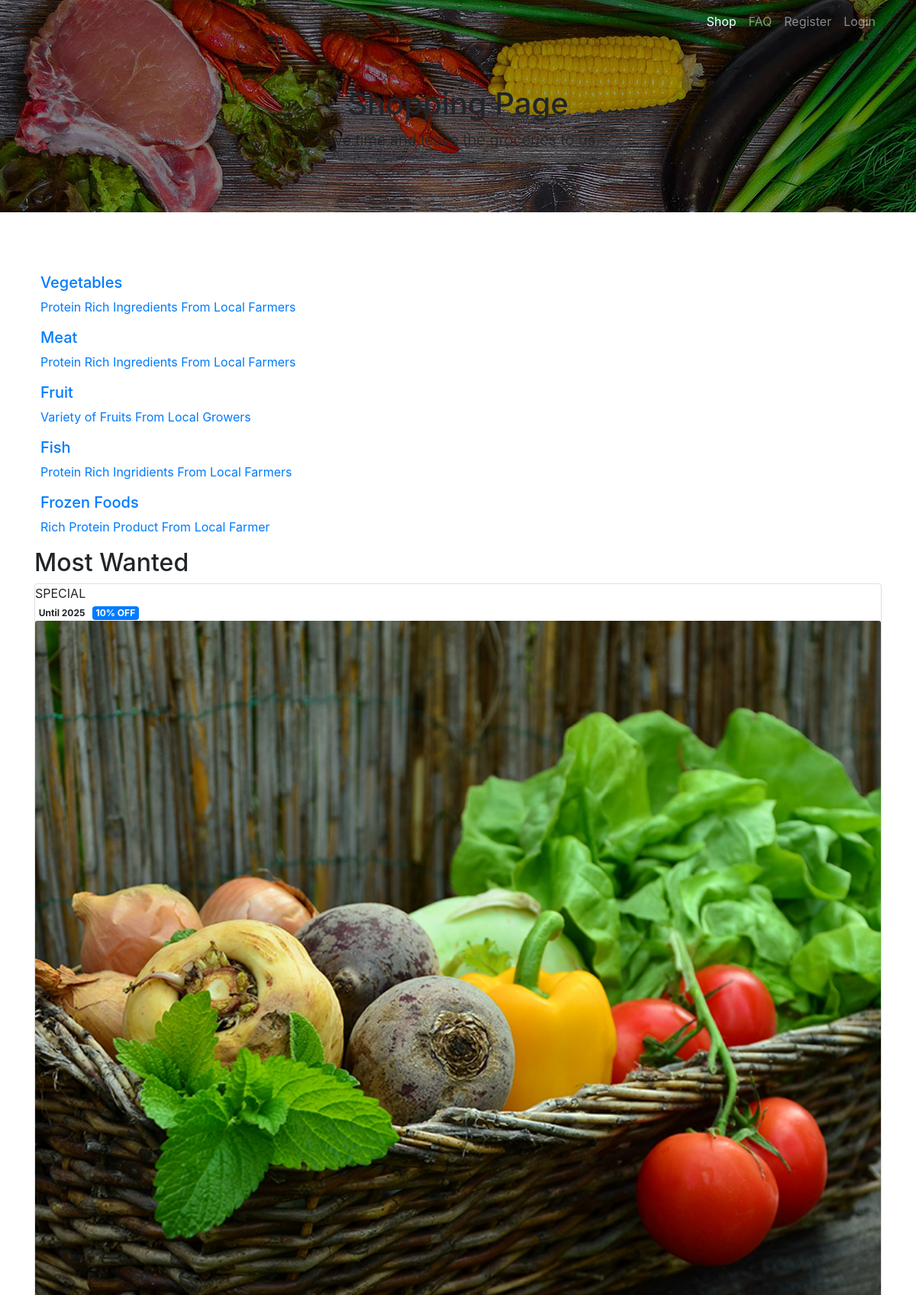
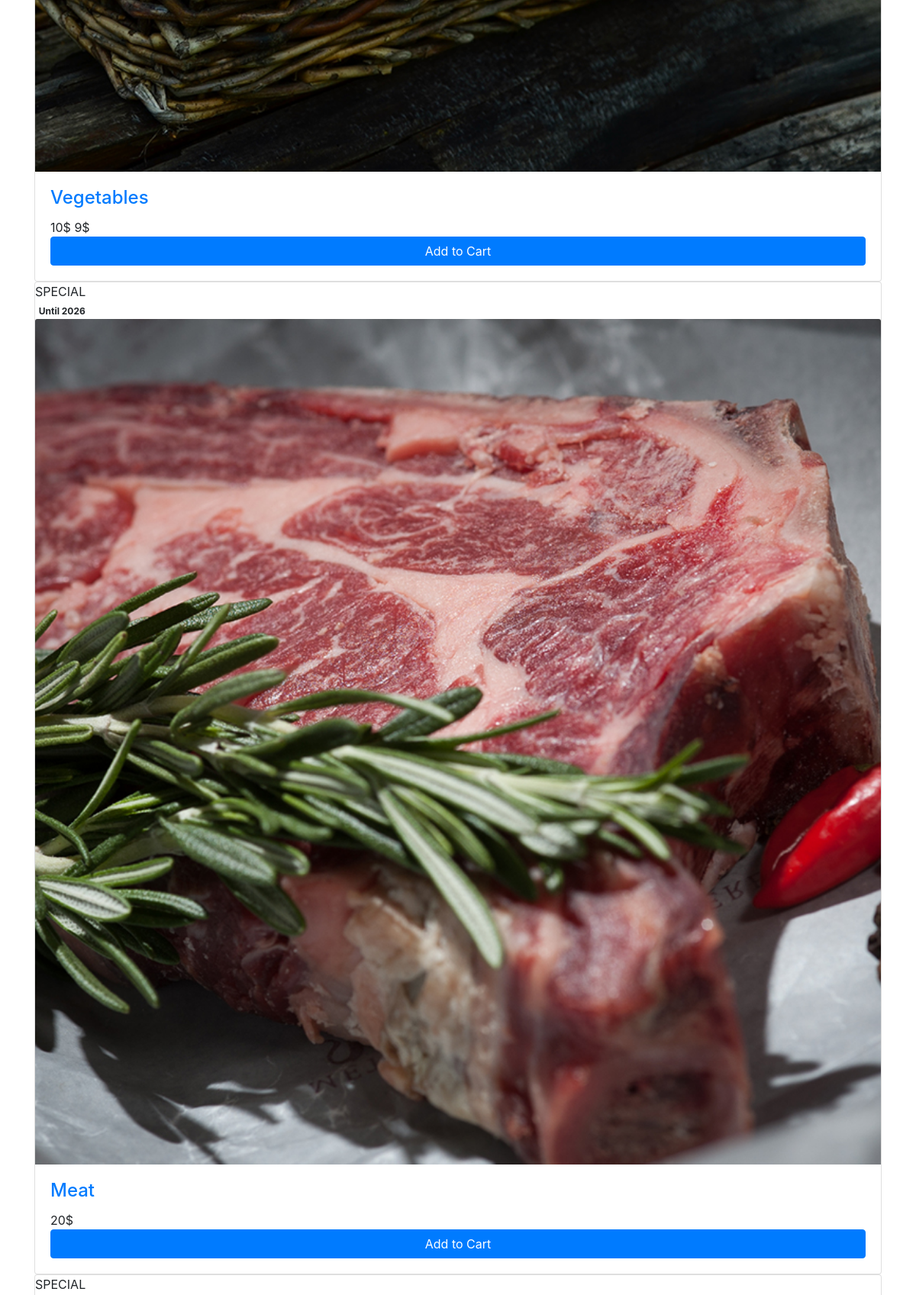
The page /shop.php (upper part) on the database its author committed (2 pictures, top to bottom).
### tables this page shows
CREATE TABLE `categories` (
  `id` int(11) NOT NULL,
  `name` varchar(200) NOT NULL,
  `image` varchar(200) NOT NULL,
  `icon` varchar(200) NOT NULL,
  `description` varchar(200) NOT NULL,
  `created_at` timestamp NOT NULL DEFAULT CURRENT_TIMESTAMP,
  `update_by` varchar(200) DEFAULT NULL,
  `update_at` varchar(200) DEFAULT NULL
);

CREATE TABLE `products` (
  `id` int(11) NOT NULL,
  `title` varchar(200) NOT NULL,
  `description` text NOT NULL,
  `price` varchar(10) NOT NULL,
  `discount` int(11) NOT NULL DEFAULT '0',
  `quantity` int(11) NOT NULL DEFAULT '1',
  `exp_date` varchar(200) NOT NULL,
  `category_id` int(11) NOT NULL,
  `status` int(11) NOT NULL DEFAULT '1',
  `created_at` timestamp NOT NULL DEFAULT CURRENT_TIMESTAMP,
  `update_by` varchar(200) DEFAULT NULL,
  `update_at` varchar(200) DEFAULT NULL,
  `image` varchar(200) NOT NULL
);

### shop.php (the view, shortened to what this page needs)
<?php require "includes/header.php"; ?>
<?php require "config/config.php";?>
<?php
    $categories = $conn->query("SELECT * FROM categories");
    $categories->execute();
    $allCategories = $categories->fetchAll(PDO::FETCH_OBJ);
    $mostProduct = $conn->query("SELECT * FROM products WHERE status=1;");
    $allProduct = $mostProduct->fetchAll(PDO::FETCH_OBJ);
    function dis_pro($discount,$price){
    return $discount_p=$price - ($price * ($discount/100));
    }
?>
    <div id="page-content" class="page-content">
        <div class="banner">
            <div class="jumbotron jumbotron-bg text-center rounded-0" style="background-image: url('assets/img/bg-header.jpg');">
                <div class="container">
                    <h1 class="pt-5">
                        Shopping Page
                    </h1>
                    <p class="lead">
                        Save time and leave the groceries to us.
                    </p>
                </div>
            </div>
        </div>
        <div class="container">
            <div class="row">
                <div class="col-md-12">
                    <div class="shop-categories owl-carousel mt-5">
                        <?php foreach ($allCategories as $category) : ?>
                            <div class="item">
                                <a href="#<?php echo $category->name;?>">
                                    <div class="media d-flex align-items-center justify-content-center">
                                        <div class="media-body">
                                            <h5><?php echo $category->name?></h5>
                                            <p><?php echo $category->description?></p>
                                        </div>
                                    </div>
                                </a>
                            </div>
                        <?php endforeach; ?>
                    </div>
                </div>
            </div>
        </div>
        <section id="most-wanted">
            <div class="container">
                <div class="row">
                    <div class="col-md-12">
                        <h2 class="title">Most Wanted</h2>
                            <div class="product-carousel owl-carousel">
                                <?php foreach ($allProduct as $product) : ?>
                                    <div class="item">
                                        <div class="card card-product">
                                            <div class="card-ribbon">
                                                <div class="card-ribbon-container right">
                                                    <span class="ribbon ribbon-primary">SPECIAL</span>
                                                </div>
                                            </div>
                                            <div class="card-badge">
                                                <div class="card-badge-container left">
                                                    <?php if ($product->discount>0) : ?>
                                                    <span class="badge badge-default">
                                                        Until <?php echo $product->exp_date?>
                                                    </span>
                                                    <span class="badge badge-primary">
                                                        <?php echo $product->discount. "% OFF"; ?>
                                                    </span>
                                                    <?php else : ?>
                                                    <span class="badge badge-default">
                                                        Until <?php echo $product->exp_date?>
                                                    </span>
                                                    <?php endif; ?>
                                                </div>
                                                <img src="<?php echo IMGURLPRO;?><?php echo $product->image; ?>" alt="Card image 2" class="card-img-top">
                                            </div>
                                            <div class="card-body">
                                                <h4 class="card-title">
                                                    <a href="detail-product.html"><?php echo $product->title?></a>
                                                </h4>
                                            <div class="card-price">
                                                <?php if($product->discount> 0) : ?>
                                                    <span class="discount"><?php echo $product->price ."$"?></span>
                                                    <span class="reguler"><?php echo dis_pro($product->discount,$product->price)."$"?></span>
                                                <?php else: ?>
                                                    <span class="reguler"><?php echo $product->price?>$</span>
                                                <?php endif ; ?>
                                            </div>
                                            <?php if($product->quantity==0):?>
                                            <button class="btn btn-block btn-danger text-white" disabled>
                                                Out of Stock
                                            </button>
                                            <?php else:?>
                                            <a href="<?php echo APPURL;?>/products/detail-product.php?id=<?php echo $product->id; ?>" class="btn btn-block btn-primary">
                                                Add to Cart
                                            </a>
                                            <?php endif;?>
                                        </div>
                                    </div>
                                </div>
                            <?php endforeach;?>
                        </div>
                    </div>
                </div>
            </div>
        </section>
    </div>
<?php require "includes/footer.php"; ?>

### includes/header.php (shortened to what this page needs)
<!DOCTYPE html>
<html>
<head>
    <link href="<?php echo APPURL;?>/assets/fonts/sb-bistro/sb-bistro.css" rel="stylesheet" type="text/css">
    <link href="<?php echo APPURL;?>/assets/fonts/font-awesome/font-awesome.css" rel="stylesheet" type="text/css">
    <link rel="stylesheet" type="text/css" media="all" href="<?php echo APPURL;?>/assets/packages/bootstrap/bootstrap.css">
    <link rel="stylesheet" type="text/css" media="all" href="<?php echo APPURL;?>/assets/packages/o2system-ui/o2system-ui.css">
    <link rel="stylesheet" type="text/css" media="all" href="<?php echo APPURL;?>/assets/packages/owl-carousel/owl-carousel.css">
    <link rel="stylesheet" type="text/css" media="all" href="<?php echo APPURL;?>/assets/packages/cloudzoom/cloudzoom.css">
    <link rel="stylesheet" type="text/css" media="all" href="<?php echo APPURL;?>/assets/packages/thumbelina/thumbelina.css">
    <link rel="stylesheet" type="text/css" media="all" href="<?php echo APPURL;?>/assets/packages/bootstrap-touchspin/bootstrap-touchspin.css">
    <link rel="stylesheet" type="text/css" media="all" href="<?php echo APPURL;?>/assets/css/theme.css">
</head>
<body>
    <div class="page-header">
        <nav class="navbar fixed-top navbar-expand-md navbar-dark bg-transparent" id="page-navigation">
            <div class="container">
                <div class="collapse navbar-collapse" id="navbarcollapse">
                    <ul class="navbar-nav ml-auto">
                        <li class="nav-item">
                            <a href="<?php echo APPURL?>/shop.php" class="nav-link <?php echo basename($_SERVER['PHP_SELF'])== 'shop.php'?'active' : ''?>">Shop</a>
                        </li>
                        <li class="nav-item">
                            <a href="<?php echo APPURL;?>/faq.php" class="nav-link <?php echo basename($_SERVER['PHP_SELF'])== 'faq.php'?'active' : ''?>">FAQ</a>
                        </li>
                        <?php if(!isset($_SESSION['username'])) : ?>
                        <li class="nav-item">
                            <a href="<?php echo APPURL;?>/auth/register.php" class="nav-link <?php echo basename($_SERVER['PHP_SELF'])== 'register.php'?'active' : ''?>">Register</a>
                        </li>
                        <li class="nav-item">
                            <a href="<?php echo APPURL;?>/auth/login.php" class="nav-link <?php echo basename($_SERVER['PHP_SELF'])== 'login.php'?'active' : ''?>">Login</a>
                        </li>
                        <?php endif; ?>
                    </ul>
                </div>
            </div>
        </nav>
    </div>

### includes/footer.php (shortened to what this page needs)
</body>
</html>

### rows shown on the page
categories: name "Vegetables", description "Protein Rich Ingredients From Local Farmers"
categories: name "Meat", description "Protein Rich Ingredients From Local Farmers"
categories: name "Fruit", description "Variety of Fruits From Local Growers"
categories: name "Fish", description "Protein Rich Ingridients From Local Farmers"
categories: name "Frozen Foods", description "Rich Protein Product From Local Farmer"
products: exp_date "2025", discount "10", image (picture), title "Vegetables", price "10", dis_pro($product->discount,$product->price) "9"
products: exp_date "2026", image (picture), title "Meat", price "20"
